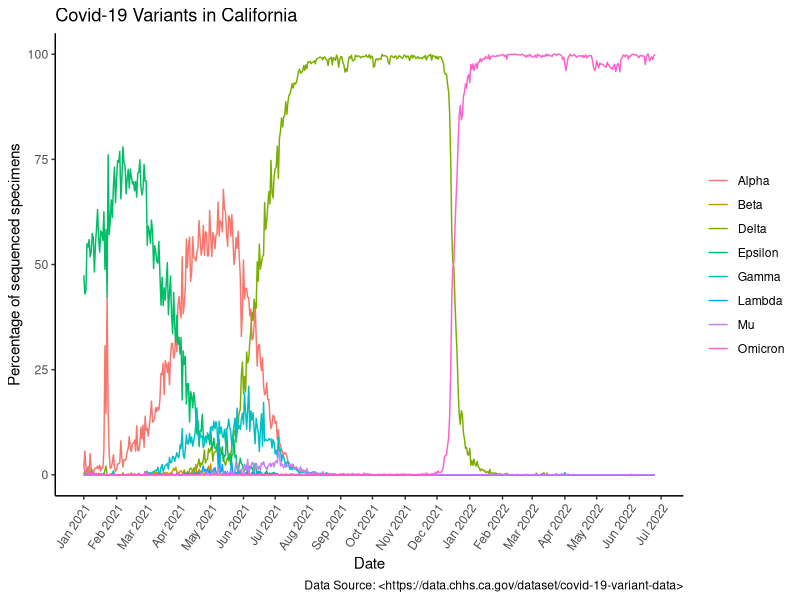

The R script that drew this image:
## ---- chunk 1
df <- read.csv("covid19_variants.csv")
library(ggplot2)
library(dplyr)
library(lubridate)
## ---- chunk 2
head(df)
## ---- chunk 3
df <- df[!df$variant_name %in% c("Other", "Total"), ]
head(df)
## ---- chunk 4
# observe column variable in wrong format
class(df$date)
df$date[1]
## ---- chunk 5
# fix above, make new column and add to df
# note some will fail to parse as csv doesn't have dates for all rows

df$new_date <- mdy(df$date)
head(df)
## ---- chunk 6
ggplot(df, aes(new_date,percentage)) +
# group by variant (hence excluding total and other)
  geom_line(aes(color = variant_name)) + 
# set theme
  theme_classic() + 
# now, format axes
  scale_x_date(date_labels = "%b %Y", date_breaks = "1 month") + 
# add axes titles
  ylab("Percentage of sequenced specimens") +
  xlab("Date") +
# make x axis readable (rotate), remove legend title
  theme(axis.text.x = element_text(angle = 55,
                                   hjust = 1),
        legend.position = "right",
        legend.title = element_blank()) +
# title plot
  ggtitle("Covid-19 Variants in California") + 
# add caption to include website where data was found
  labs(caption = "Data Source: <https://data.chhs.ca.gov/dataset/covid-19-variant-data>")
